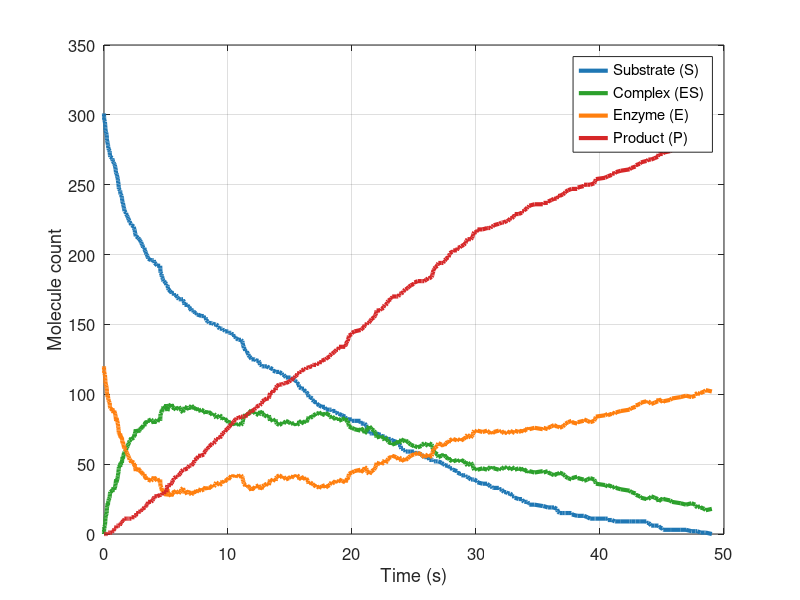

Reproduce this figure in MATLAB.
function gillespie_michaelis_menten()
    % Parameters and Initial Conditions
    nA = 6.023e23;
    vol = 1e-15;
    c = [1e6/(nA*vol); 1e-4; 0.1];
    % Stoichiometric matrix
    V = [-1  1  0;
         -1  1  1;
          1 -1 -1;
          0  0  1];
    % Initial state
    X = [round(5e-7*nA*vol); round(2e-7*nA*vol); 0; 0];
    % Simulation setup
    t = 0;
    tfinal = 49;
    results = [t X'];

    tic;
    
    % Gillespie
    while t < tfinal 
        % Step 1: Evaluate propensities and their sum
        a = [c(1)*X(1)*X(2)   % S+E->ES
             c(2)*X(3)         % ES->S+E
             c(3)*X(3)];      % ES->P+E
        a0 = sum(a);

        % Step 3: Select reaction index j
        j = find(cumsum(a) >= rand*a0, 1);
        % Step 4: Time step
        tau = log(1/rand)/a0;
        % Step 5: Update state, time, and results
        X = X + V(:,j);
        t = t + tau;
        results(end+1,:) = [t X'];
    end
    
    elapsed_time = toc;
    fprintf('Simulation time: %.4f seconds\n', elapsed_time);

    % Plot
    figure('Color','white');
    plot(results(:,1), results(:,2), 'LineWidth', 3, 'Color', '#1f77b4'); % S
    hold on;
    plot(results(:,1), results(:,4), 'LineWidth', 3, 'Color', '#2ca02c'); % ES
    plot(results(:,1), results(:,3), 'LineWidth', 3, 'Color', '#ff7f0e'); % E
    plot(results(:,1), results(:,5), 'LineWidth', 3, 'Color', '#d62728'); % P
    hold off;
    
    legend({'Substrate (S)','Complex (ES)','Enzyme (E)','Product (P)'}, ...
           'Location', 'best', 'FontSize', 16);
    xlabel('Time (s)'); 
    ylabel('Molecule count');
    grid on;
    set(gca, 'FontSize', 12);
end